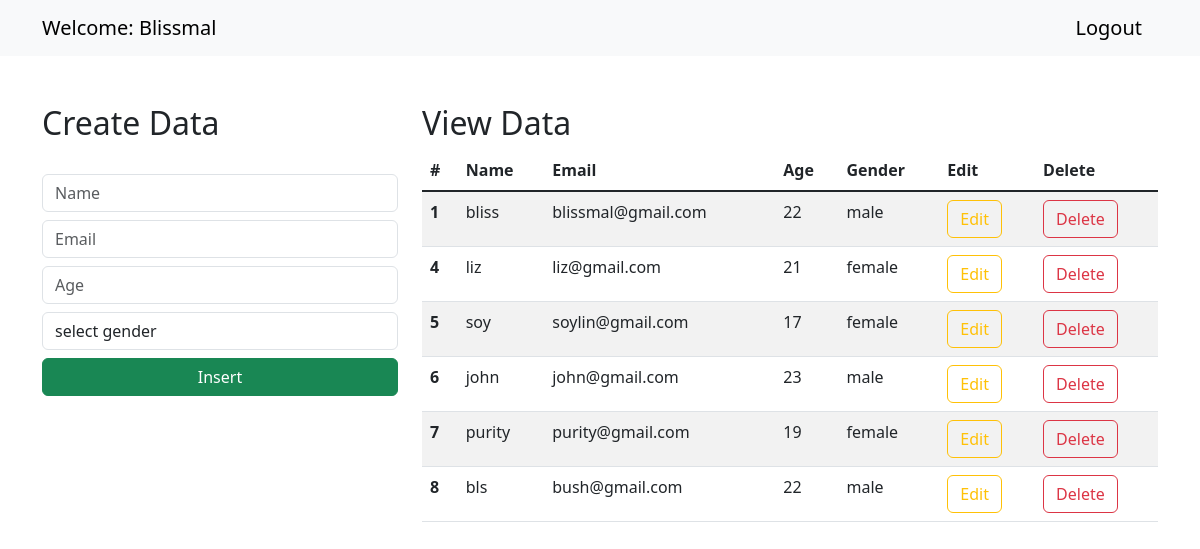
The app's page / (signed in) with its own data.
### CRUD/models.py (models this page shows)
class Student(models.Model):
    name = models.CharField(max_length=30, blank=False, null=False)
    email = models.EmailField(null=True)
    age = models.IntegerField()
    gender = models.CharField(max_length=30, blank=False, null=False)

### CRUD/views.py (the view)
# urls.py: path('', views.index, name="index"),
def index(request):
    data = Student.objects.all()
    context = {"data": data}
    return render(request, "index.html", context)

### templates/index.html (shortened to what this page needs)
<!doctype html>
<html lang="en">
    <link href="https://cdn.jsdelivr.net/npm/bootstrap@5.3.0-alpha1/dist/css/bootstrap.min.css" rel="stylesheet">
  <head>
  </head>
  <body>
    <nav class="navbar navbar-expand-lg bg-body-tertiary">
        <div class="container-md">
          <a class="navbar-brand" href="/">Welcome: {{request.user}}</a>
          <a class="navbar-brand" href="/logout">Logout</a>
        </div>
      </nav>
      <div class="container mt-5">
        <div class="row">
            <div class="col-md-4">
                <h2>Create Data</h2>
                <br>
                <form action="/insert" method="post">{% csrf_token %}
                    <div class="form-group">
                        <input type="text" class="form-control" placeholder="Name" name="name" required>
                    </div>
                    <div class="form-group">
                        <input type="email" class="form-control  mt-2" placeholder="Email" name="email" required>
                    </div>
                    <div class="form-group">
                        <input type="number" class="form-control  mt-2" placeholder="Age" name="age" required>
                    </div>
                    <div class="form-group mt-2">
                        <select id="gender" name="gender" class="form-control" required>
                            <option selected>select gender</option>
                        </select>
                    </div>
                    <div class="d-grid gap-2">
                        <button class="btn btn-success mt-2" type="submit">Insert</button>
                    </div>
                </form>
            </div>
            <div class="col-md-8">
                <h2>View Data</h2>
                <table class="table table-striped table-hover">
                    <thead>
                      <tr>
                        <th scope="col">#</th>
                        <th scope="col">Name</th>
                        <th scope="col">Email</th>
                        <th scope="col">Age</th>
                        <th scope="col">Gender</th>
                        <th scope="col">Edit</th>
                        <th scope="col">Delete</th>
                      </tr>
                    </thead>
                    <tbody class="table-group-divider">
                    {% for d in data %}
                      <tr>
                        <th scope="row">{{d.id}}</th>
                        <td>{{d.name}}</td>
                        <td>{{d.email}}</td>
                        <td>{{d.age}}</td>
                        <td>{{d.gender}}</td>
                        <td><a href="/update/{{d.id}}" type="button" class="btn btn-outline-warning">Edit</a></td>
                        <td><a href="/delete/{{d.id}}" type="button" class="btn btn-outline-danger">Delete</a></td>
                      </tr>
                    {% endfor %}
                    </tbody>
                  </table>
            </div>
        </div>
      </div>
  </body>
</html>

### records on screen
Student: id "1", name "bliss", email "blissmal@gmail.com", age "22", gender "male"
Student: id "4", name "liz", email "liz@gmail.com", age "21", gender "female"
Student: id "5", name "soy", email "soylin@gmail.com", age "17", gender "female"
Student: id "6", name "john", email "john@gmail.com", age "23", gender "male"
Student: id "7", name "purity", email "purity@gmail.com", age "19", gender "female"
Student: id "8", name "bls", email "bush@gmail.com", age "22", gender "male"

### other values on screen
{{ request.user }} "Blissmal"
